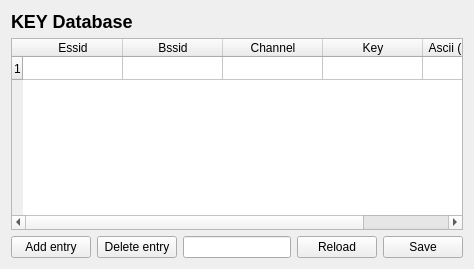
      <widget class="QWidget" name="TabPage">
       <attribute name="title">
        <string>Database</string>
       </attribute>
       <layout class="QGridLayout">
        <item row="0" column="0">
         <widget class="QLabel" name="textLabel4">
          <property name="text">
           <string>&lt;h2&gt;KEY Database&lt;/h2&gt;</string>
          </property>
          <property name="wordWrap">
           <bool>false</bool>
          </property>
         </widget>
        </item>
        <item row="2" column="0">
         <layout class="QHBoxLayout">
          <item>
           <widget class="QPushButton" name="button_database_add">
            <property name="text">
             <string>Add entry</string>
            </property>
           </widget>
          </item>
          <item>
           <widget class="QPushButton" name="button_database_delete">
            <property name="text">
             <string>Delete entry</string>
            </property>
           </widget>
          </item>
          <item>
           <widget class="QLineEdit" name="line_database"/>
          </item>
          <item>
           <widget class="QPushButton" name="button_database_reload">
            <property name="text">
             <string>Reload</string>
            </property>
           </widget>
          </item>
          <item>
           <widget class="QPushButton" name="button_database_save">
            <property name="text">
             <string>Save</string>
            </property>
           </widget>
          </item>
         </layout>
        </item>
        <item row="1" column="0">
         <widget class="QTableWidget" name="table_database">
          <property name="rowCount">
           <number>1</number>
          </property>
          <property name="columnCount">
           <number>5</number>
          </property>
          <attribute name="verticalHeaderDefaultSectionSize">
           <number>23</number>
          </attribute>
          <row/>
          <column>
           <property name="text">
            <string>Essid</string>
           </property>
          </column>
          <column>
           <property name="text">
            <string>Bssid</string>
           </property>
          </column>
          <column>
           <property name="text">
            <string>Channel</string>
           </property>
          </column>
          <column>
           <property name="text">
            <string>Key</string>
           </property>
          </column>
          <column>
           <property name="text">
            <string>Ascii (not saved)</string>
           </property>
          </column>
         </widget>
        </item>
       </layout>
      </widget>
